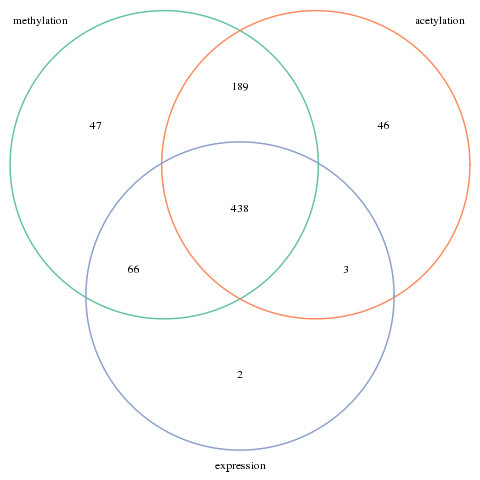

Recreate this plot in R.
#!/usr/bin/env Rscript

library(RPostgreSQL)
library(VennDiagram)
library(RColorBrewer)

drv <- dbDriver("PostgreSQL")
con <- dbConnect(drv, dbname="cogdec")

mquery <- paste("SELECT distinct patient_id FROM methylation_chr22")
mpatients <- dbGetQuery(con, mquery)$patient_id

aquery <- paste("SELECT distinct patient_id FROM acetylation_chr22")
apatients <- dbGetQuery(con, aquery)$patient_id

equery <- paste("SELECT distinct patient_id FROM expression_chr22")
epatients <- dbGetQuery(con, equery)$patient_id

dbDisconnect(con)

png("datatypes_venn.png")
draw.triple.venn(
    length(mpatients), 
    length(apatients), 
    length(epatients),
    length(intersect(mpatients, apatients)),
    length(intersect(apatients, epatients)),
    length(intersect(mpatients, epatients)),
    length(intersect(intersect(apatients, mpatients), epatients)),
    category=c("methylation", "acetylation", "expression"),
    col=brewer.pal(3, "Set2")
)


dev.off()
